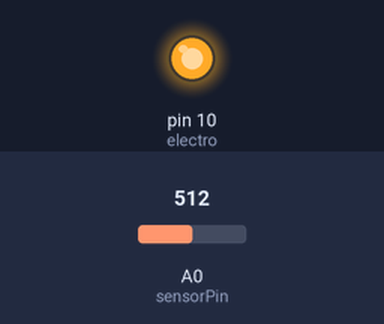
A sketch run on a simulated Arduino Uno, built with avr-gcc and run on an emulated ATmega328P. Shown: output pins drawn as LEDs (lit = HIGH). The inputs (shaded band) are chosen by the test bench; at power-on: A0 (sensorPin) = 512.

Above: at 1.2 s.
1.3 s: A0 (sensorPin) set to 489
At 3.2 s:
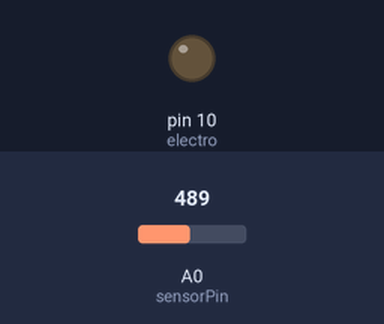
3.5 s: A0 (sensorPin) set to 510
At 4.7 s:
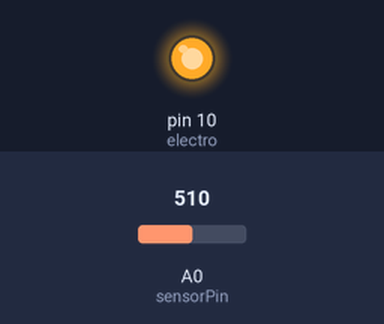
5.5 s: A0 (sensorPin) set to 490
At 6.3 s:
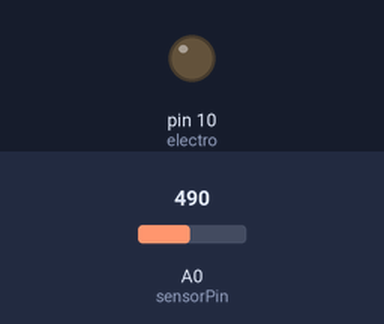
Timing chart, 0 to 8.5 s (numbered marks = the images above; inputs shaded):
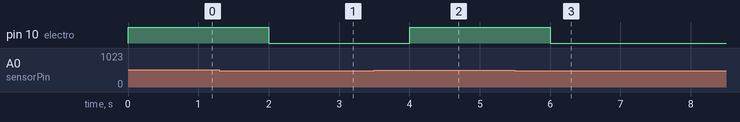

Measured:
- the behaviour switches between 501 and 500 on A0 (sensorPin) (found by bisection; images 0 and 1)
- after the input at 1.3 s, pin 10 (electro): HIGH → LOW after 0.70 s
- after the input at 3.5 s, pin 10 (electro): LOW → HIGH after 0.50 s
- after the input at 5.5 s, pin 10 (electro): HIGH → LOW after 0.50 s

The sketch:

Lina.mod.ino
```cpp
const int sensorPin= A0;
const int electro = 10;
int humedad;//Valor de la humedad actual de la planta
int humedadcorte;//Humedad que fija el usuario girando el potenciómetro.
int control=8;//Pin que activa o no el relé


void setup() {
  // set up the LCD's number of columns and rows:
  pinMode(electro, OUTPUT);
  //lcd.begin(16, 2);
  Serial.begin(9600);
  // Print a message to the LCD.
 //
 humedad=0.12*analogRead(0);//Convierte la lectura del sensor a %.
 humedadcorte=0.07*analogRead(1)+15;//Convierte la lectura del potenciómetro a %. La

}

void loop() {

 int value = analogRead(sensorPin);
  float millivolts = (value / 1023.0) * 5000;
  float celsius = millivolts / 10;
  //lcd.print(celsius);>


   int humedad = analogRead(sensorPin);
   // lcd.print(humedad);
   digitalWrite(electro, HIGH);
    if(humedad > 500) {
     digitalWrite(electro, HIGH);
    // lcd.print("Apagado");
    }
   else
   {
        digitalWrite(electro, LOW);

   }
  delay(1000);

}
```
